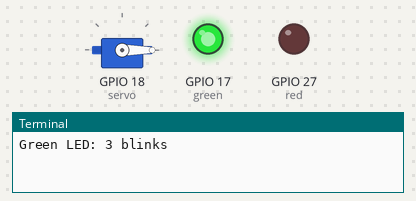
Recording of a program running on a simulated Raspberry Pi (BCM pin numbers). On the bench: servo, output pins drawn as LEDs (lit = HIGH), the last lines printed to the terminal. Servo angles are drawn from the pulse width (0.5 ms = 0°, 2.5 ms = 180°). At 8.8 s the program stops and its outputs stay as they are.

Above: at 0.2 s.
At 2.6 s:
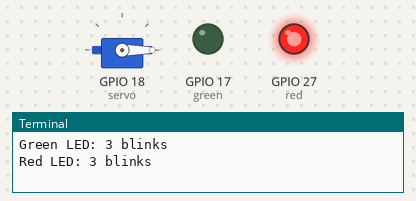
At 5.9 s:
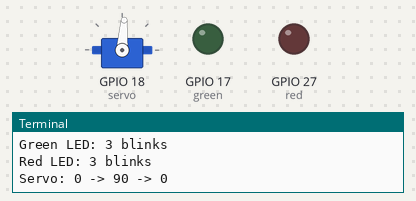
At 7.9 s:
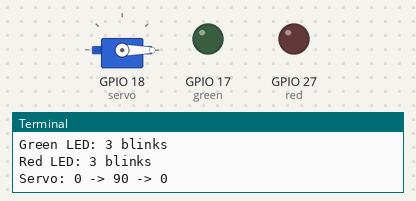
Timing chart, 0 to 9.4 s (numbered marks = the images above):
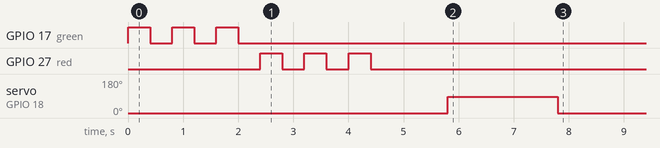

The program:

hardware_test.py
```python
"""
AMW SecureX - Hardware wiring test (Raspberry Pi 5)

Run this FIRST, before the gate controller. It proves your LEDs and servo
are wired correctly using no internet and no Firebase, so if something
doesn't work later you already know the hardware is fine.

    python3 hardware_test.py

Expected: green LED blinks 3 times, red LED blinks 3 times,
then the servo swings to 90 degrees, waits, and returns to 0.
"""

import time
from gpiozero import LED, AngularServo

# ---- Must match gate_controller.py ----
GREEN_LED_PIN = 17   # physical pin 11
RED_LED_PIN = 27     # physical pin 13
SERVO_PIN = 18       # physical pin 12

green = LED(GREEN_LED_PIN)
red = LED(RED_LED_PIN)
servo = AngularServo(
    SERVO_PIN,
    initial_angle=0,
    min_angle=0,
    max_angle=180,
    min_pulse_width=0.0005,
    max_pulse_width=0.0024,
)

try:
    print("Green LED: 3 blinks")
    green.blink(on_time=0.4, off_time=0.4, n=3, background=False)

    print("Red LED: 3 blinks")
    red.blink(on_time=0.4, off_time=0.4, n=3, background=False)

    print("Servo: 0 -> 90 -> 0")
    servo.angle = 0
    time.sleep(1)
    servo.angle = 90
    time.sleep(2)
    servo.angle = 0
    time.sleep(1)

    print("Done. If everything moved/lit as expected, wiring is correct.")
finally:
    servo.angle = None   # stop sending pulses so the servo doesn't buzz
    green.off()
    red.off()
    servo.close()
    green.close()
    red.close()
```

Measured:
- by itself, GPIO 17 (green), GPIO 27 (red): alternates HIGH for 0.40 s and LOW for 0.40 s, 6 changes in all, then stays LOW
- by itself, servo on GPIO 18 (servo): 0° → 86° at 5.8 s, → 0° 2.0 s later
